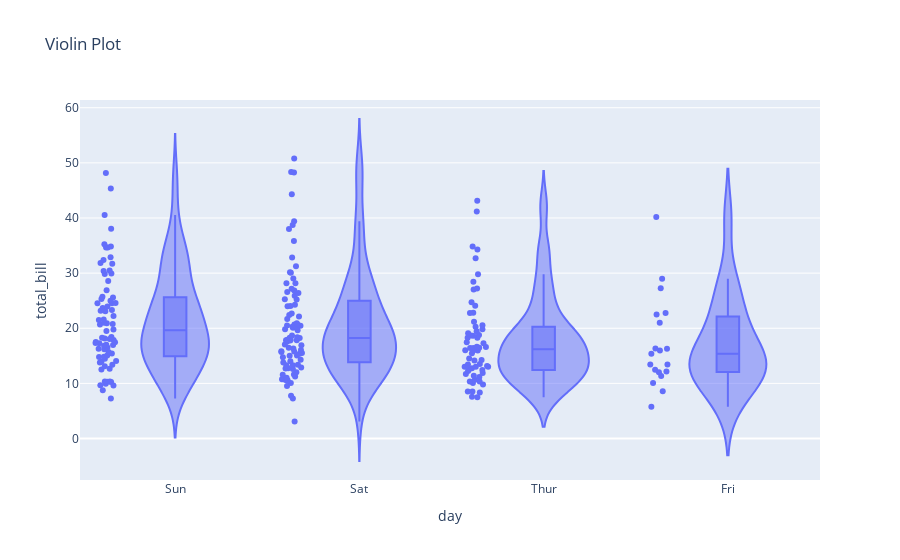

Notebook cell for this chart:
### Code cell
# Example 6: Violin Plot

import plotly.express as px
import seaborn as sns
# Load sample dataset
tips = sns.load_dataset('tips')
# Create a violin plot
fig = px.violin(tips, y='total_bill', x='day', box=True, points="all", title='Violin Plot')
# Show the plot
fig.show()

### Figure 1 — Plotly figure (JSON) as saved in the notebook; plotly's stock layout.template omitted (floating-point values rounded to 4 significant figures; data arrays with more than 128 entries replaced by an {"elided": "..."} marker saying what was removed)
{"data": [{"alignmentgroup": "True", "box": {"visible": true}, "hovertemplate": "day=%{x}<br>total_bill=%{y}<extra></extra>", "legendgroup": "", "marker": {"color": "#636efa"}, "name": "", "offsetgroup": "", "orientation": "v", "points": "all", "scalegroup": "True", "showlegend": false, "type": "violin", "x": {"elided": "244 str values"}, "x0": " ", "xaxis": "x", "y": {"elided": "244 float values"}, "y0": " ", "yaxis": "y"}], "layout": {"legend": {"tracegroupgap": 0}, "title": {"text": "Violin Plot"}, "violinmode": "group", "xaxis": {"anchor": "y", "domain": [0, 1], "title": {"text": "day"}}, "yaxis": {"anchor": "x", "domain": [0, 1], "title": {"text": "total_bill"}}}}
